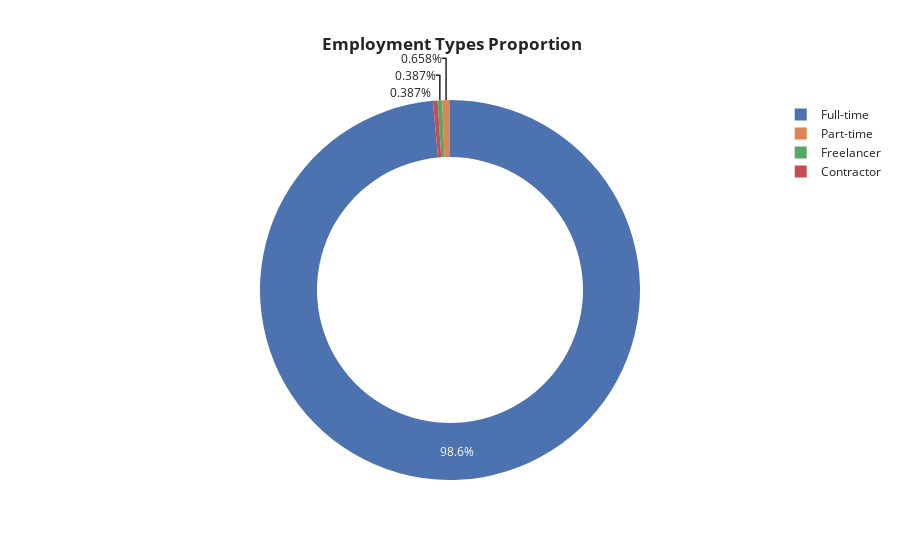

This figure's notebook cell:
### Code cell
fig=px.pie(df.groupby(
    'employment_type',
    as_index=False).count().sort_values(by='salary_in_usd',
                                          ascending=False),
                                          names='employment_type',
                                          values='salary_in_usd',
                                          color='employment_type',
                                          hole=0.7,
                                          labels={'employment_type':'Employment level',
                                                  'salary_in_usd':'count'},
                                          template='seaborn',
                                          title='<b> Employment Types Proportion')
fig.update_layout(title_x=0.5)

### Figure 1 — Plotly figure (JSON) as saved in the notebook; plotly's stock layout.template omitted (floating-point values rounded to 4 significant figures)
{"data": [{"customdata": [["Full-time"], ["Part-time"], ["Freelancer"], ["Contractor"]], "domain": {"x": [0, 1], "y": [0, 1]}, "hole": 0.7, "hovertemplate": "Employment level=%{customdata[0]}<br>count=%{value}<extra></extra>", "labels": ["Full-time", "Part-time", "Freelancer", "Contractor"], "legendgroup": "", "marker": {"colors": ["rgb(76,114,176)", "rgb(221,132,82)", "rgb(85,168,104)", "rgb(196,78,82)"]}, "name": "", "showlegend": true, "type": "pie", "values": [2547, 17, 10, 10]}], "layout": {"legend": {"tracegroupgap": 0}, "title": {"text": "<b> Employment Types Proportion", "x": 0.5}}}
